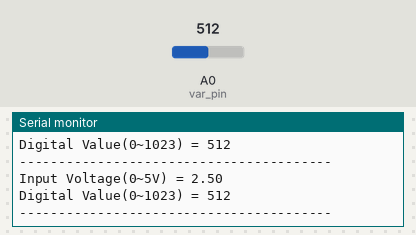
Bench run of a sketch on a simulated Arduino Uno, built with avr-gcc and run on an emulated ATmega328P. On the bench: the last lines printed to the serial monitor. The inputs (shaded band) are chosen by the test bench; at power-on: A0 (var_pin) = 512.

Above: at 4.8 s.
4.9 s: A0 (var_pin) set to 716
At 6.3 s:
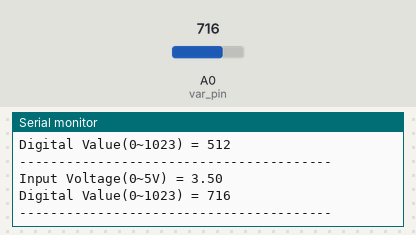
7.9 s: A0 (var_pin) set to 900
At 9.1 s:
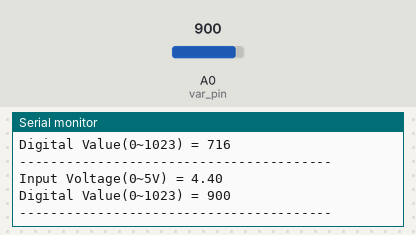
Timing chart, 0 to 10.9 s (numbered marks = the images above; inputs shaded):
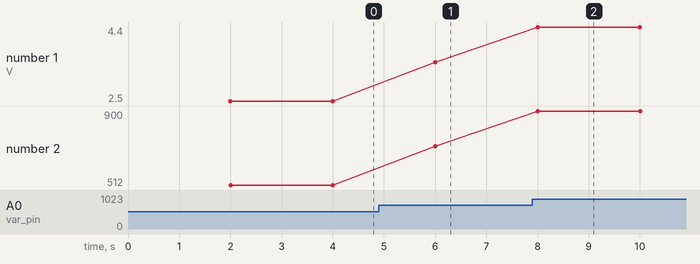

The sketch:

app.ino
```cpp
#include <SimpleTimer.h>

SimpleTimer timer;

const int var_pin = A0;
int analog_val;

void check()
{
    int digital_val;
    float ff;

    digital_val = analogRead(var_pin);     // 아날로그값 디지털 변환
    ff = (float)digital_val / 1023. * 5.0; // 전압값 계산

    Serial.print("Input Voltage(0~5V) = ");
    Serial.println(ff); // 입력 전압값 출력

    Serial.print("Digital Value(0~1023) = ");
    Serial.println(digital_val); // 변환된 디지털 값 출력(0~1023)
    Serial.println("----------------------------------------");
}

void setup()
{
    Serial.begin(115200);
    timer.setInterval(2000, check);
}

void loop()
{

    timer.run();
}
```

Measured:
- after the input at 4.9 s, the serial monitor: prints a new line after 1.1 s (image 1)
- after the input at 7.9 s, the serial monitor: prints a new line after 0.10 s (image 2)
- plotted number 1: 2.5 → 3.5 after the input at 4.9 s, 3.5 → 4.4 after the input at 7.9 s
- plotted number 2: 512 → 716 after the input at 4.9 s, 716 → 900 after the input at 7.9 s
